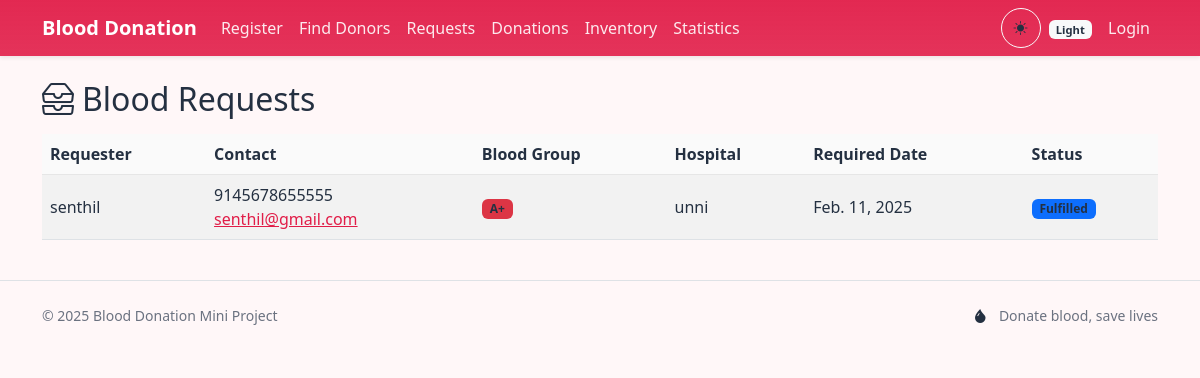
Screenshot of /requests/ with the database file from the repository.
### blood_app/models.py (models this page shows, shortened)
class BloodRequest(models.Model):
    requester = models.ForeignKey(User, on_delete=models.CASCADE)
    blood_group = models.CharField(max_length=5, choices=User.BLOOD_GROUP_CHOICES)
    hospital_name = models.CharField(max_length=100)
    required_date = models.DateField()
    status = models.CharField(max_length=20, default='Pending')

class User(models.Model):
    GENDER_CHOICES = [
        ('Male', 'Male'),
        ('Female', 'Female'),
    ]
    BLOOD_GROUP_CHOICES = [
        ('A+', 'A+'), ('A-', 'A-'),
        ('B+', 'B+'), ('B-', 'B-'),
        ('O+', 'O+'), ('O-', 'O-'),
        ('AB+', 'AB+'), ('AB-', 'AB-'),
    ]
    DISTRICT_CHOICES = [
        ('Thiruvananthapuram', 'Thiruvananthapuram'),
        ('Kollam', 'Kollam'),
        ('Pathanamthitta', 'Pathanamthitta'),
        ('Alappuzha', 'Alappuzha'),
        ('Kottayam', 'Kottayam'),
        ('Idukki', 'Idukki'),
        ('Ernakulam', 'Ernakulam'),
        ('Thrissur', 'Thrissur'),
        ('Palakkad', 'Palakkad'),
        ('Malappuram', 'Malappuram'),
        ('Kozhikode', 'Kozhikode'),
        ('Wayanad', 'Wayanad'),
        ('Kannur', 'Kannur'),
        ('Kasaragod', 'Kasaragod'),
    ]
    TALUK_CHOICES = [
        ('Thiruvananthapuram', 'Thiruvananthapuram'),
        ('Nedumangadu', 'Nedumangadu'),
        ('Chirayinkeezhu', 'Chirayinkeezhu'),
        ('Kattakada', 'Kattakada'),
        ('Neyyattinkara', 'Neyyattinkara'),
        ('Varkala', 'Varkala'),
        ('Kollam', 'Kollam'),
        ('Kunnathur', 'Kunnathur'),
        ('Karunagappally', 'Karunagappally'),
        ('Kottarakkara', 'Kottarakkara'),
        ('Pathanapuram', 'Pathanapuram'),
        ('Punalur', 'Punalur'),
        ('Adoor', 'Adoor'),
        ('Konni', 'Konni'),
        ('Kozhencherry', 'Kozhencherry'),
        ('Ranni', 'Ranni'),
        ('Thiruvalla', 'Thiruvalla'),
        ('Mallappally', 'Mallappally'),
        ('Cherthala', 'Cherthala'),
        ('Ambalappuzha', 'Ambalappuzha'),
        ('Kuttanad', 'Kuttanad'),
        ('Karthikappally', 'Karthikappally'),
        ('Chengannur', 'Chengannur'),
        ('Mavelikkara', 'Mavelikkara'),
        ('Changanasserry', 'Changanasserry'),
        ('Kottayam', 'Kottayam'),
        ('Vaikom', 'Vaikom'),
        ('Meenachil', 'Meenachil (Palai)'),
        ('Kanjirappally', 'Kanjirappally'),
        ('Devikulam', 'Devikulam'),
        ('Peermade', 'Peermade'),
        ('Thodupuzha', 'Thodupuzha'),
        ('Udumbanchola', 'Udumbanchola'),
        ('Aluva', 'Aluva'),
        ('Kanayannur', 'Kanayannur (Eranakulam)'),
        ('Kochi', 'Kochi (Fort Kochi)'),
        ('Kothamangalam', 'Kothamangalam'),
        ('Kunnathunad', 'Kunnathunad (Perumbavoor)'),
        ('Muvattupuzha', 'Muvattupuzha'),
        ('North Paravur', 'North Paravur'),
        ('Thrissur', 'Thrissur'),
        ('Chavakkad', 'Chavakkad'),
        ('Kodungallur', 'Kodungallur'),
        ('Mukundapuram', 'Mukundapuram (Irinjalakuda)'),
        ('Kunnamkulam', 'Kunnamkulam'),
        ('Thalapilly', 'Thalapilly (Wadakkancheri)'),
        ('Palakkad', 'Palakkad'),
        ('Alathur', 'Alathur'),
        ('Chittur', 'Chittur'),
        ('Mannarkkad', 'Mannarkkad'),
        ('Pattambi', 'Pattambi'),
        ('Ottappalam', 'Ottappalam'),
        ('Attappady', 'Attappady (Agali)'),
        ('Perinthalmanna', 'Perinthalmanna'),
        ('Nilambur', 'Nilambur'),
        ('Eranad', 'Eranad (Manjeri)'),
        ('Kondotty', 'Kondotty'),
        ('Tirur', 'Tirur'),
        ('Tirurangadi', 'Tirurangadi'),
        ('Ponnani', 'Ponnani'),
        ('Kozhikode', 'Kozhikode'),
        ('Koyilandy', 'Koyilandy'),
        ('Vadakara', 'Vadakara'),
        ('Thamarassery', 'Thamarassery'),
        ('Mananthavady', 'Mananthavady'),
        ('Vythiri', 'Vythiri (Kalpetta)'),
        ('Sulthan Bathery', 'Sulthan Bathery'),
        ('Kannur', 'Kannur'),
        ('Thalassery', 'Thalassery'),
        ('Taliparamba', 'Taliparamba'),
        ('Iritty', 'Iritty'),
        ('Payyanur', 'Payyanur'),
        ('Kasaragod', 'Kasaragod'),
        ('Hosdurg', 'Hosdurg'),
    ]
    name = models.CharField(max_length=100)
    age = models.IntegerField()
    gender = models.CharField(max_length=10, choices=GENDER_CHOICES)
    email = models.EmailField(unique=True)
    phone = models.CharField(max_length=15)
    city = models.CharField(max_length=50)
    district = models.CharField(max_length=50, choices=DISTRICT_CHOICES, default='', blank=True)
    taluk = models.CharField(max_length=50, choices=TALUK_CHOICES, default='', blank=True)
    photo = models.FileField(upload_to='photos/', blank=True, null=True)
    blood_group = models.CharField(max_length=5, choices=BLOOD_GROUP_CHOICES)
    willing_to_donate = models.BooleanField(default=True)

### blood_app/views.py (the view)
# urls.py: path('requests/', views.request_list, name='request_list'),
def request_list(request):
    requests = BloodRequest.objects.all()
    return render(request, 'blood_app/request_list.html', {'requests': requests})

### blood_app/templates/blood_app/request_list.html (shortened to what this page needs)
{% extends 'blood_app/base.html' %}
{% block content %}
<h2 class="mb-3"><i class="bi bi-inboxes me-2 text-danger"></i>Blood Requests</h2>
<div class="table-responsive fade-in">
  <table class="table table-striped align-middle">
    <thead>
      <tr>
        <th>Requester</th>
        <th>Contact</th>
        <th>Blood Group</th>
        <th>Hospital</th>
        <th>Required Date</th>
        <th>Status</th>
      </tr>
    </thead>
    <tbody>
      {% for r in requests %}
      <tr>
        <td>{{ r.requester.name }}</td>
        <td>{{ r.requester.phone }}{% if r.requester.email %}<br><a href="mailto:{{ r.requester.email }}">{{ r.requester.email }}</a>{% endif %}</td>
        <td><span class="badge text-bg-danger">{{ r.blood_group }}</span></td>
        <td>{{ r.hospital_name }}</td>
        <td>{{ r.required_date }}</td>
        <td>
          {% if r.status == 'Approved' %}
            <span class="badge text-bg-success">{{ r.status }}</span>
          {% elif r.status == 'Rejected' %}
            <span class="badge text-bg-secondary">{{ r.status }}</span>
          {% elif r.status == 'Fulfilled' %}
            <span class="badge text-bg-primary">{{ r.status }}</span>
          {% else %}
            <span class="badge text-bg-warning">{{ r.status }}</span>
          {% endif %}
        </td>
      </tr>
      {% empty %}
      <tr>
        <td colspan="6" class="text-center text-muted py-4"><i class="bi bi-inbox me-2"></i>No requests yet.</td>
      </tr>
      {% endfor %}
    </tbody>
  </table>
</div>
{% endblock %}

### blood_app/static/css/style.css (style rules this page uses)
.theme-light { --bg: #fff7f8; --card-bg: #ffffff; --text: #243041; --muted: #6b7280; --primary: #e11d48; --primary-600: #be123c; --ring: rgba(225, 29, 72, 0.22); --gradient: linear-gradient(135deg, #fff 0%, #ffe1e6 100%); --surface: #fafafa; --border: rgba(0, 0, 0, 0.08); --success: #16a34a; --warning: #f59e0b; --danger: #dc2626; }
:root { --bg: #fff7f8; --card-bg: #ffffff; --text: #243041; --muted: #6b7280; --primary: #e11d48; --primary-600: #be123c; --ring: rgba(225, 29, 72, 0.22); --gradient: linear-gradient(135deg, #fff 0%, #ffe1e6 100%); --surface: #fafafa; --border: rgba(0, 0, 0, 0.08); --success: #16a34a; --warning: #f59e0b; --danger: #dc2626; }
.theme-light * { color: var(--text) !important; }
.theme-light h1, .theme-light h2, .theme-light h3, .theme-light h4, .theme-light h5, .theme-light h6, .theme-light p, .theme-light span, .theme-light div, .theme-light label, .theme-light a { color: var(--text) !important; }
.theme-light a:not(.nav-link):not(.navbar-brand), .theme-dark a:not(.nav-link):not(.navbar-brand) { color: var(--primary) !important; }
.theme-light .table { color: var(--text) !important; }
.theme-light .table thead th { background-color: var(--surface) !important; border-color: var(--border) !important; color: var(--text) !important; }
body { background: var(--bg); color: var(--text); font-family: ui-sans-serif, system-ui, -apple-system, Segoe UI, Roboto, "Helvetica Neue", Arial, "Noto Sans", "Apple Color Emoji", "Segoe UI Emoji"; -webkit-font-smoothing: antialiased; -moz-osx-font-smoothing: grayscale; }
.fade-in { animation: fadeIn 0.8s ease-in both; }
.table thead th { background: var(--surface); border-bottom: 1px solid var(--border); }
.table td, .table th { vertical-align: middle; }
.table-striped tbody tr:nth-of-type(odd) { background-color: rgba(0,0,0,.02); }
.badge.text-bg-danger { background: var(--primary); }
body { color: #243041 !important; }
.theme-light, .theme-dark { color: var(--text) !important; }
h1, h2, h3, h4, h5, h6, p, span, div, label, a { color: inherit !important; }

### blood_app/static/css/forms.css (style rules this page uses)
:root { --form-bg: #ffffff; --form-border: #e9ecef; --form-text: #495057; --form-focus-border: #dc3545; --form-focus-shadow: rgba(220, 53, 69, 0.25); }
.theme-light { --form-bg: #ffffff; --form-border: #e9ecef; --form-text: #495057; --form-focus-border: #dc3545; --form-focus-shadow: rgba(220, 53, 69, 0.25); }

### rows the page displays
BloodRequest: requester.name "senthil", requester.phone "9145678655555", requester.email "senthil@gmail.com", blood_group "A+", hospital_name "unni", required_date "Feb. 11, 2025", status "Fulfilled"
